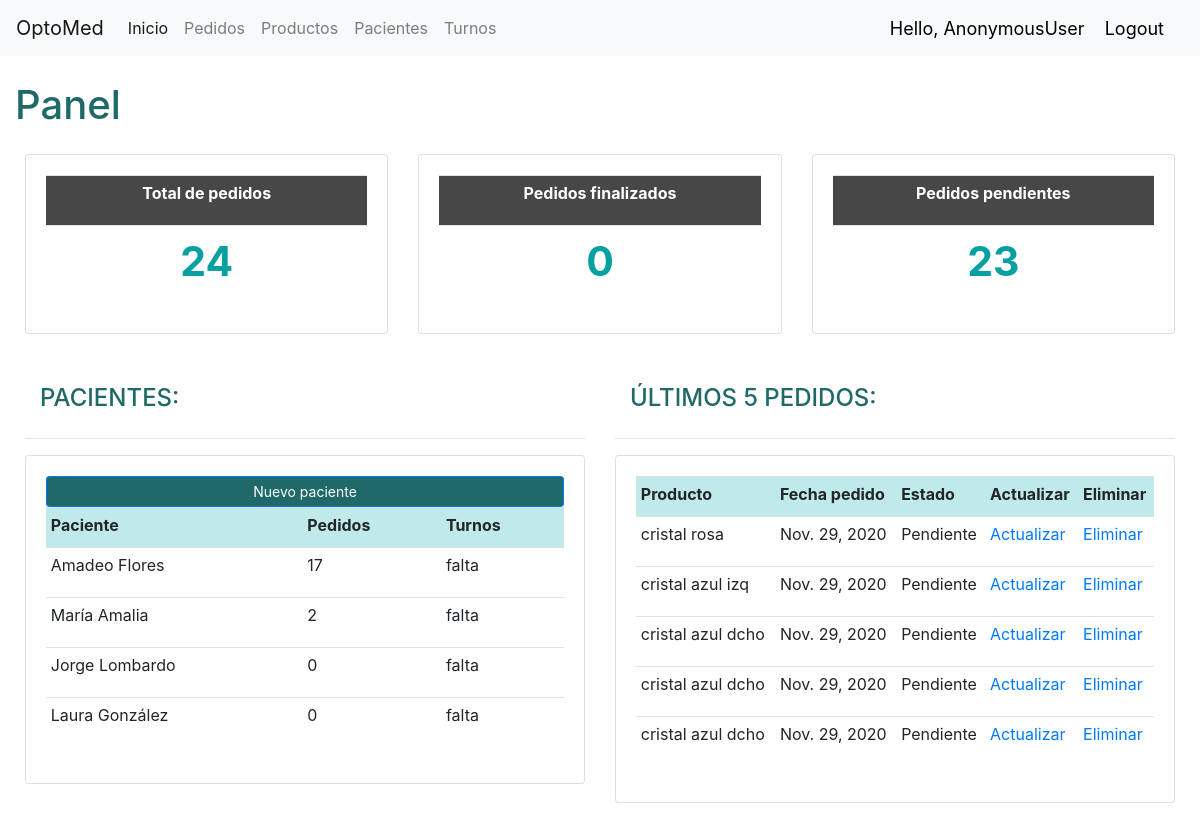
Page /pedidos/inicio/ on the committed database.
### pacientes/models.py (models this page shows, shortened)
class Paciente(models.Model):
  nombre = models.CharField(max_length=200, null=True)
  teléfono = models.CharField(max_length=200, null=True)
  email = models.CharField(max_length=200, null=True)
  fecha_creación = models.DateTimeField(auto_now_add=True, null=True)
  historial = models.CharField(max_length=1500, null=True)

### pedidos/models.py (models this page shows, shortened)
class Pedido(models.Model):
  ESTADO = (
            ('Pendiente', 'Pendiente'),
            ('Pedido', 'Pedido'),
            ('Enviar a taller', 'Enviar a taller'),
            ('Finalizado', 'Finalizado')
            )
  PAGO = (
            ('Tarjeta de crédito', 'Tarjeta de crédito'),
            ('Tarjeta de débito', 'Tarjeta de débito'),
            ('Billetera virtual', 'Billetera virtual'),
            ('Efectivo', 'Efectivo'),
            )
  paciente = models.ForeignKey('pacientes.Paciente', null=True, on_delete=models.CASCADE)
  fecha_creación =  models.DateTimeField(auto_now_add=True, null=True)
  precio_total = models.DecimalField(default=0.00, decimal_places=2, max_digits=20)
  estado = models.CharField(max_length=20, null=True, choices=ESTADO)
  producto = models.ForeignKey(Producto, null=True, on_delete=models.CASCADE)
  cantidad = models.PositiveIntegerField(default=1)
  pago = models.CharField(max_length=20, null=True, choices=PAGO)
  vendedor = models.ForeignKey('pedidos.Vendedor', null=True, on_delete=models.CASCADE)

class Producto(models.Model):
  CATEGORÍA = (
            ('Lente', 'Lente'),
            ('Otro', 'Otro'),
            )
  DISTANCIA = (
              ('Lejos', 'Lejos'),
              ('Cerca', 'Cerca'),
              )
  LADO = (
          ('Izquierdo', 'Izquierdo'),
          ('Derecho', 'Derecho'),
          ('Ambos', 'Ambos'),
        )
  ARMAZÓN = (
              ('Sí', 'Sí'),
              ('No', 'No'),
            )
  nombre = models.CharField(max_length=100, null=True)
  precio = models.DecimalField(null=True, max_digits=20, decimal_places=2, default=0.00)
  categoría = models.CharField(max_length=50, null=True, choices=CATEGORÍA, default="Otro")
  distancia = models.CharField(max_length=15, null=True, blank=True, choices=DISTANCIA)
  lado = models.CharField(max_length=15, null=True, blank=True, choices=LADO)
  armazón = models.CharField(max_length=15, null=True, blank=True, choices=ARMAZÓN)
  descripción = models.CharField(max_length=100, null=True, blank=True)
  fecha_creación =  models.DateTimeField(auto_now_add=True, null=True)
  tags = models.ManyToManyField(Tag)
  stock = models.IntegerField(null=True, blank=True, default=0)
  def __str__(self):
    return self.nombre

### pedidos/views.py (the view)
# urls.py: path('inicio/', inicio_view.inicio, name="inicio"),
def inicio(request):
  return render(request, 'pedidos/inicio.html', context)

### pedidos/templates/pedidos/inicio.html (shortened to what this page needs)
{% extends 'pedidos/layout.html' %}
{% load static %}
{% block body %}
  <h1>Panel</h1>
{% include 'pedidos/estado.html' %}
  <div class="contenedor_panel">
  <div class="col md-4">
    <h4>PACIENTES:</h4>
    <hr>
    <div class="card card-body">
      <a class="btn btn-primary btn-sm btn-block" href="">Nuevo paciente</a>
      <table class="table table-sm">
        <tr class="header_inicio">
          <th>Paciente</th>
          <th>Pedidos</th>
          <th>Turnos</th>
        </tr>
        <tr>
          {% for paciente in pacientes %}
            <td>
            {{ paciente.nombre }}
            </td>
            <td>
              {% with total=paciente.pedido_set.all.count %}
                {{ total }}
              {% endwith %}
            </td>
            <td>
              falta
            </td>
          </tr>
          {% endfor %}
      </table>
    </div>
  </div>
<div class="col md-8">
    <h4>ÚLTIMOS 5 PEDIDOS:</h4>
    <hr>
    <div class="card card-body">
      <table class="table table-sm">
        <tr class="header_inicio">
          <th>Producto</th>
          <th>Fecha pedido</th>
          <th>Estado</th>
          <th>Actualizar</th>
          <th>Eliminar</th>
        </tr>
        {% for pedido in ultimos_cinco %}
          <tr>
            <td>{{ pedido.producto }}</td>
            <td>{{ pedido.fecha_creación.date }}</td>
            <td>{{ pedido.estado }}</td>
            <td> <a href="">Actualizar</a></td>
            <td> <a href="">Eliminar</a></td>
        </tr>
        {% endfor %}
      </table>
    </div>
  </div>
</div>
{% endblock body %}

### pedidos/static/pedidos/styles.css (style rules this page uses)
body { margin: 0; padding: 0; }
h1 { color: rgb(32, 105, 105); margin: 25px 15px; }
h4 { color: rgb(32, 105, 105); margin: 25px 15px; }
.contenedor_panel { margin: 25px 10px; display: flex; justify-content: center; align-items: flex-start; }
.header_inicio { height: 40px; background-color:rgb(192, 233, 233); }
tr { height: 50px; }
.btn-primary { background-color: rgb(32, 105, 105); }

### rows in the picture
Paciente: nombre "Amadeo Flores", pedido_set.all.count "17"
Paciente: nombre "María Amalia", pedido_set.all.count "2"
Paciente: nombre "Jorge Lombardo", pedido_set.all.count "0"
Paciente: nombre "Laura González", pedido_set.all.count "0"
Pedido: producto "cristal rosa", fecha_creación "Nov. 29, 2020", estado "Pendiente"
Pedido: producto "cristal azul izq", fecha_creación "Nov. 29, 2020", estado "Pendiente"
Pedido: producto "cristal azul dcho", fecha_creación "Nov. 29, 2020", estado "Pendiente"
Pedido: producto "cristal azul dcho", fecha_creación "Nov. 29, 2020", estado "Pendiente"
Pedido: producto "cristal azul dcho", fecha_creación "Nov. 29, 2020", estado "Pendiente"

### other values in the picture
{{ request.user }} "AnonymousUser"
{{ total_pedidos }} "24"
{{ finalizados }} "0"
{{ pendientes }} "23"
